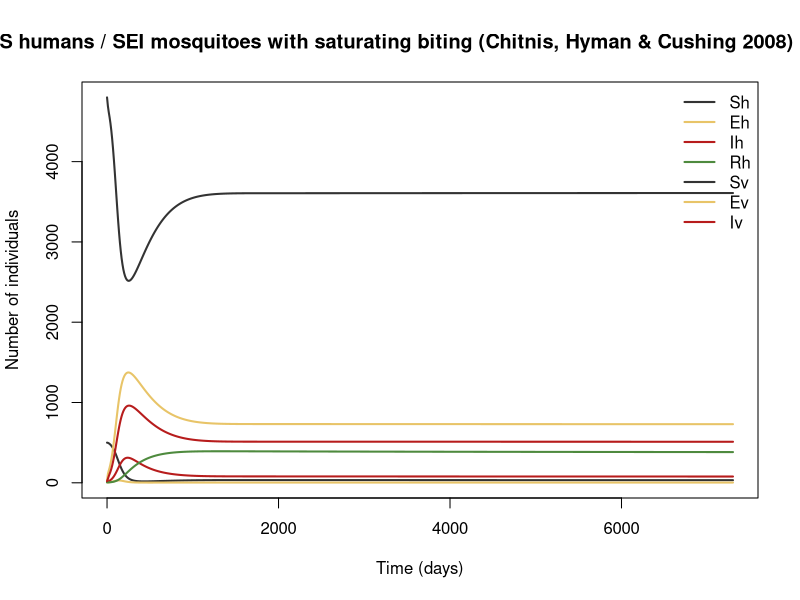

Write the R code that produced this figure.
## Malaria SEIRS humans / SEI mosquitoes with saturating biting (Chitnis, Hyman & Cushing 2008) [VERIFIED-FULL]
## Plasmodium falciparum malaria, generic high- or low-transmission settings in sub-Saharan Africa.
## Parameter values: 0 of 17 checked against the source; the rest are recalled or illustrative.
## Reference: Chitnis N, Hyman JM, Cushing JM (2008). Determining important parameters in the spread of malaria through the sensitivity analysis of a mathematical model. Bull Math Biol 70(5):1272–1296. https://doi.org/10.1007/s11538-008-9299-0 — the equations (1a–g) and…
## Source: https://doi.org/10.1007/s11538-008-9299-0
##
## Generated from a compartmental model diagram (model format v1).
## Regenerating from the same diagram always gives this exact file.
##
## Compartments: Sh, Eh, Ih, Rh, Sv, Ev, Iv
## Flows (time unit: days):
##   (outside) -> Sh  : Lambda_h
##   (outside) -> Sh  : psi_h * Nh
##   Sh -> Eh         : lambda_h * Sh
##   Eh -> Ih         : nu_h * Eh
##   Ih -> Rh         : gam_h * Ih
##   Rh -> Sh         : rho_h * Rh
##   Ih -> (outside)  : delta_h * Ih
##   Sh -> (outside)  : fh * Sh
##   Eh -> (outside)  : fh * Eh
##   Ih -> (outside)  : fh * Ih
##   Rh -> (outside)  : fh * Rh
##   (outside) -> Sv  : psi_v * Nv
##   Sv -> Ev         : lambda_v * Sv
##   Ev -> Iv         : nu_v * Ev
##   Sv -> (outside)  : fv * Sv
##   Ev -> (outside)  : fv * Ev
##   Iv -> (outside)  : fv * Iv

library(deSolve)

# ---- Time ------------------------------------------------------------
times <- seq(0, 7300, by = 10)  # days

# ---- Parameters ------------------------------------------------------
parameters <- c(
  Lambda_h = 0.033,  # immigration of humans (humans/day)
  psi_h = 1.1e-4,    # per-capita human birth rate (1/day)
  psi_v = 0.13,      # per-capita mosquito birth rate (1/day)
  sig_v = 0.50,      # bites one mosquito would want per day (1/day)
  sig_h = 19,        # maximum bites one human can receive per day (1/day)
  bet_hv = 0.022,    # P(infection) per bite, infectious mosquito → susceptible human
  bet_vh = 0.48,     # P(infection) per bite, infectious human → mosquito
  bet_vh_r = 0.048,  # P(infection) per bite, recovered human → mosquito
  nu_h = 0.10,       # human latent progression rate (1/day)
  nu_v = 0.091,      # mosquito latent progression rate (EIP ≈ 11–12 days) (1/day)
  gam_h = 0.0035,    # human recovery rate (1/day)
  delta_h = 9.0e-5,  # disease-induced death rate (1/day)
  rho_h = 5.5e-4,    # loss of immunity (1/day)
  mu1h = 1.6e-5,     # density-independent human death and emigration (1/day)
  mu2h = 3.0e-7,     # density-dependent human death
  mu1v = 0.033,      # density-independent mosquito death (1/day)
  mu2v = 2.0e-5      # density-dependent mosquito death
)

# ---- Initial conditions ----------------------------------------------
state <- c(
  Sh = 500,   # susceptible humans
  Eh = 10,    # exposed (latent) humans
  Ih = 10,    # infectious humans
  Rh = 4,     # recovered: immune, asymptomatic, slightly infectious
  Sv = 4800,  # susceptible mosquitoes
  Ev = 30,    # exposed mosquitoes
  Iv = 20     # infectious mosquitoes
)

# ---- Model equations -------------------------------------------------
malaria_chitnis2008_seirs_sei_model <- function(t, state, parameters) {
  with(as.list(c(state, parameters)), {
    # Total population
    N <- Sh + Eh + Ih + Rh

    # Derived quantities
    Nh <- Sh + Eh + Ih + Rh
    Nv <- Sv + Ev + Iv
    fh <- mu1h + mu2h * Nh                                              # human per-capita death rate
    fv <- mu1v + mu2v * Nv                                              # mosquito per-capita death rate
    bites <- sig_v * Nv * sig_h * Nh / (sig_v * Nv + sig_h * Nh)        # total human–mosquito contacts per day
    lambda_h <- (bites / Nh) * bet_hv * Iv / Nv                         # force of infection on humans
    lambda_v <- (bites / Nv) * (bet_vh * Ih / Nh + bet_vh_r * Rh / Nh)  # force of infection on mosquitoes

    # Rates of change
    dSh <- Lambda_h + psi_h * Nh - lambda_h * Sh + rho_h * Rh - fh * Sh
    dEh <- lambda_h * Sh - nu_h * Eh - fh * Eh
    dIh <- nu_h * Eh - gam_h * Ih - delta_h * Ih - fh * Ih
    dRh <- gam_h * Ih - rho_h * Rh - fh * Rh
    dSv <- psi_v * Nv - lambda_v * Sv - fv * Sv
    dEv <- lambda_v * Sv - nu_v * Ev - fv * Ev
    dIv <- nu_v * Ev - fv * Iv

    list(c(dSh, dEh, dIh, dRh, dSv, dEv, dIv))
  })
}

# ---- Solve -----------------------------------------------------------
out <- ode(y = state, times = times, func = malaria_chitnis2008_seirs_sei_model, parms = parameters)
out <- as.data.frame(out)

# ---- Plot ------------------------------------------------------------
compartment_cols <- c(Sh = "#333333", Eh = "#E8C468", Ih = "#B71C1C", Rh = "#4E8A3E", Sv = "#333333", Ev = "#E8C468", Iv = "#B71C1C")
matplot(out$time, out[, names(compartment_cols)], type = "l", lty = 1, lwd = 2,
        col = compartment_cols, xlab = "Time (days)", ylab = "Number of individuals",
        main = "Malaria SEIRS humans / SEI mosquitoes with saturating biting (Chitnis, Hyman & Cushing 2008) [VERIFIED-FULL]")
legend("topright", legend = names(compartment_cols), col = compartment_cols,
       lty = 1, lwd = 2, bty = "n")
